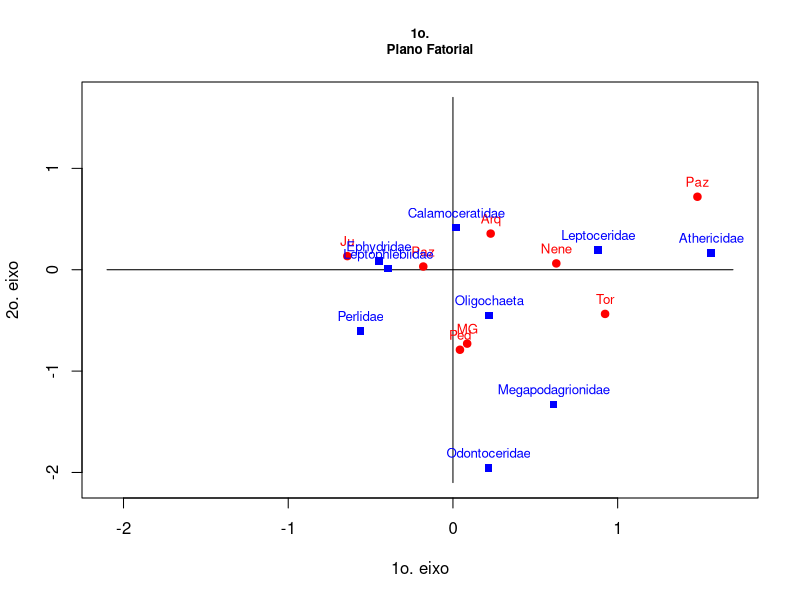
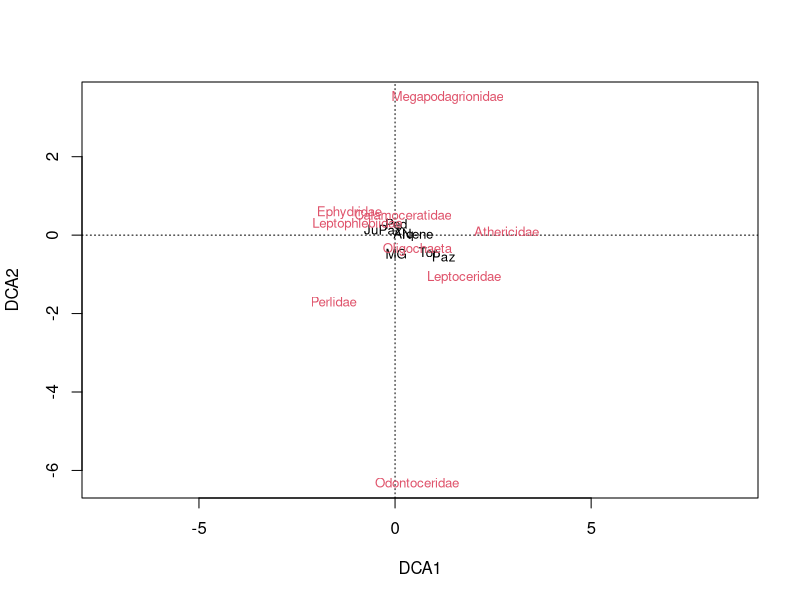

These figures' R source, in order:
rm(list=ls(all=TRUE))
#M <- matrix(c(15,25,8,27,37,13,50,12,9,43,8,10),nrow=3)
#dimnames(M)[[1]] <- c("-2000","2000 a 5000","+5000")
#dimnames(M)[[2]] <- c("nfilh=0","nfilh=1","nfilh=2","nfilh>2")
A <-matrix(c(36,4,10,24,15,0,58,9,0,0,0,0,0,0,1,0,0,0,0,0,1,0,0,0,29,67,10,52,6,0,65,0,1,0,3,0,2,0,0,0,9,9,1,1,0,0,5,0,0,28,2,67,20,2,74,2,12,2,1,35,11,4,0,4,2,0,0,0,0,0,0,0), nrow=8)
dimnames(A)[[1]] <- c("MG","Ju","Ped","Arq","Nene","Paz","Paz","Tor")
dimnames(A)[[2]] <- c("Oligochaeta","Ephydridae","Athericidae","Leptophlebiidae",
                      "Megapodagrionidae","Perlidae","Calamoceratidae","Leptoceridae","Odontoceridae")
N <- sum(A)
MP <- A/N
vr <- rep(NA,nrow(A))
vc <- rep(NA,ncol(A))
k <- min(nrow(A)-1,ncol(A)-1)
for(i in 1:nrow(A)){vr[i] <- sum(MP[i,])}
for(i in 1:ncol(A)){vc[i] <- sum(MP[,i])}
Esp <- vr%*%t(vc)
Dr <- diag(vr)
Dc <- diag(vc)
Ptil <- solve(sqrt(Dr))%*%(MP-Esp)%*%solve(sqrt(Dc))
U <- svd(Ptil)$u[,1:k]
V <- svd(Ptil)$v[,1:k]
Lamb <- diag(svd(Ptil)$d[1:k])
H <- sqrt(Dr)%*%U
B <- sqrt(Dc)%*%V
Ycoord <- solve(Dr)%*%H%*%Lamb
Zcoord <- solve(Dc)%*%B%*%Lamb
Inercia <- sum(diag(Lamb)^2)
Quiquadrado <- Inercia*N
x1 <- round(1.1*min(Ycoord[,1],Zcoord[,1],Ycoord[,2],Zcoord[,2]),1)
x2 <- round(1.1*max(Ycoord[,1],Zcoord[,1],Ycoord[,2],Zcoord[,2]),1)
plot(c(x1,x2), c(x1,x2), type="n", xlab="1o. eixo", ylab="2o. eixo", main="1o.
     Plano Fatorial", cex.main=0.8)
lines(c(x1,x2),c(0,0))
lines(c(0,0),c(x1,x2))
points(Ycoord, pch=19, col="red")
text(Ycoord, pos=3, labels = dimnames(A)[[1]],col="red", cex=0.8)
points(Zcoord, pch=15, col="blue")
text(Zcoord, pos=3, labels = dimnames(A)[[2]],col="blue", cex=0.8)

Inercia
Quiquadrado

### DCA ###
library(vegan)

ord<-decorana(A)
ord
plot(ord)
